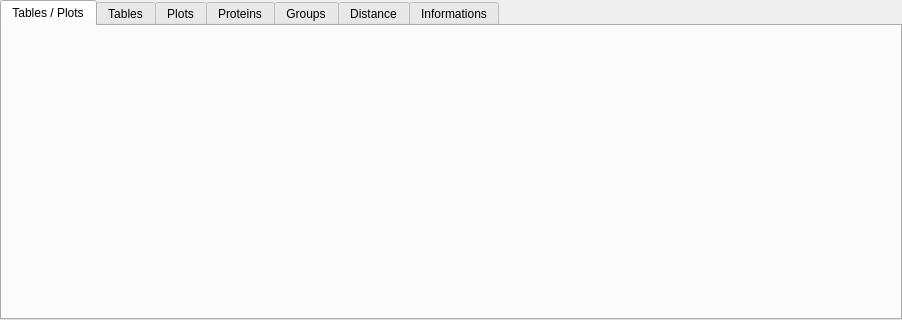
<?xml version="1.0" encoding="UTF-8"?>
<ui version="4.0">
 <class>pk_content</class>
 <widget class="QWidget" name="pk_content">
  <property name="geometry">
   <rect>
    <x>0</x>
    <y>0</y>
    <width>902</width>
    <height>320</height>
   </rect>
  </property>
  <property name="windowTitle">
   <string>Form</string>
  </property>
  <property name="styleSheet">
   <string notr="true"/>
  </property>
  <layout class="QGridLayout" name="gridLayout_2">
   <property name="margin">
    <number>0</number>
   </property>
   <property name="spacing">
    <number>0</number>
   </property>
   <item row="0" column="0">
    <widget class="QTabWidget" name="pk_content_tab">
     <property name="enabled">
      <bool>true</bool>
     </property>
     <property name="currentIndex">
      <number>0</number>
     </property>
     <widget class="QWidget" name="pk_tables_plots">
      <property name="enabled">
       <bool>true</bool>
      </property>
      <attribute name="title">
       <string>Tables / Plots</string>
      </attribute>
      <layout class="QGridLayout" name="gridLayout"/>
     </widget>
     <widget class="QWidget" name="pk_tables">
      <attribute name="title">
       <string>Tables</string>
      </attribute>
      <layout class="QGridLayout" name="gridLayout_5"/>
     </widget>
     <widget class="QWidget" name="pk_plots">
      <attribute name="title">
       <string>Plots</string>
      </attribute>
      <layout class="QGridLayout" name="gridLayout_4"/>
     </widget>
     <widget class="QWidget" name="pk_proteins">
      <attribute name="title">
       <string>Proteins</string>
      </attribute>
      <layout class="QGridLayout" name="gridLayout_6"/>
     </widget>
     <widget class="QWidget" name="pk_groups">
      <attribute name="title">
       <string>Groups</string>
      </attribute>
      <layout class="QGridLayout" name="gridLayout_7"/>
     </widget>
     <widget class="QWidget" name="pk_distance">
      <attribute name="title">
       <string>Distance</string>
      </attribute>
      <layout class="QGridLayout" name="gridLayout_8"/>
     </widget>
     <widget class="QWidget" name="pk_informations">
      <property name="enabled">
       <bool>false</bool>
      </property>
      <attribute name="title">
       <string>Informations</string>
      </attribute>
      <layout class="QGridLayout" name="gridLayout_3">
       <property name="margin">
        <number>0</number>
       </property>
       <property name="spacing">
        <number>0</number>
       </property>
      </layout>
     </widget>
    </widget>
   </item>
  </layout>
 </widget>
 <resources/>
 <connections/>
</ui>
